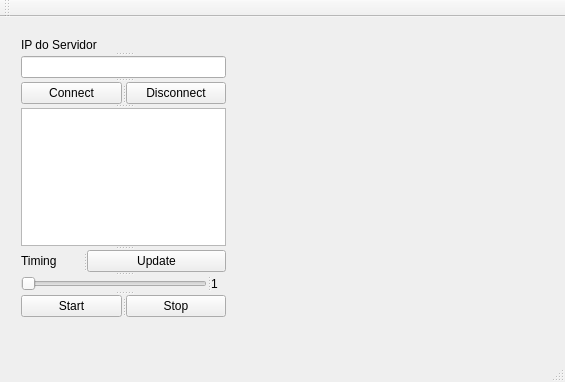
<?xml version="1.0" encoding="UTF-8"?>
<ui version="4.0">
 <class>MainWindow</class>
 <widget class="QMainWindow" name="MainWindow">
  <property name="geometry">
   <rect>
    <x>0</x>
    <y>0</y>
    <width>565</width>
    <height>382</height>
   </rect>
  </property>
  <property name="windowTitle">
   <string>MainWindow</string>
  </property>
  <widget class="QWidget" name="centralWidget">
   <widget class="QWidget" name="">
    <property name="geometry">
     <rect>
      <x>10</x>
      <y>10</y>
      <width>541</width>
      <height>301</height>
     </rect>
    </property>
    <layout class="QHBoxLayout" name="horizontalLayout" stretch="40,60">
     <item>
      <widget class="QSplitter" name="splitter_10">
       <property name="orientation">
        <enum>Qt::Vertical</enum>
       </property>
       <widget class="QSplitter" name="splitter_8">
        <property name="orientation">
         <enum>Qt::Vertical</enum>
        </property>
        <widget class="QSplitter" name="splitter_7">
         <property name="orientation">
          <enum>Qt::Vertical</enum>
         </property>
         <widget class="QLabel" name="label">
          <property name="text">
           <string>IP do Servidor</string>
          </property>
         </widget>
         <widget class="QLineEdit" name="lineEditAddress"/>
        </widget>
        <widget class="QSplitter" name="splitter">
         <property name="orientation">
          <enum>Qt::Horizontal</enum>
         </property>
         <widget class="QPushButton" name="pushButtonConnect">
          <property name="text">
           <string>Connect</string>
          </property>
         </widget>
         <widget class="QPushButton" name="pushButtonDisconnect">
          <property name="text">
           <string>Disconnect</string>
          </property>
         </widget>
        </widget>
       </widget>
       <widget class="QSplitter" name="splitter_9">
        <property name="orientation">
         <enum>Qt::Vertical</enum>
        </property>
        <widget class="QListWidget" name="listWidget"/>
        <widget class="QSplitter" name="splitter_6">
         <property name="orientation">
          <enum>Qt::Vertical</enum>
         </property>
         <widget class="QSplitter" name="splitter_4">
          <property name="orientation">
           <enum>Qt::Horizontal</enum>
          </property>
          <widget class="QLabel" name="labelTxtTiming">
           <property name="text">
            <string>Timing</string>
           </property>
          </widget>
          <widget class="QPushButton" name="pushButtonUpdate">
           <property name="text">
            <string>Update</string>
           </property>
          </widget>
         </widget>
         <widget class="QSplitter" name="splitter_5">
          <property name="orientation">
           <enum>Qt::Vertical</enum>
          </property>
          <widget class="QSplitter" name="splitter_3">
           <property name="orientation">
            <enum>Qt::Horizontal</enum>
           </property>
           <widget class="QSlider" name="horizontalSliderTiming">
            <property name="minimum">
             <number>1</number>
            </property>
            <property name="maximum">
             <number>5</number>
            </property>
            <property name="orientation">
             <enum>Qt::Horizontal</enum>
            </property>
           </widget>
           <widget class="QLabel" name="labelTiming">
            <property name="text">
             <string>1</string>
            </property>
           </widget>
          </widget>
          <widget class="QSplitter" name="splitter_2">
           <property name="orientation">
            <enum>Qt::Horizontal</enum>
           </property>
           <widget class="QPushButton" name="pushButtonStart">
            <property name="text">
             <string>Start</string>
            </property>
           </widget>
           <widget class="QPushButton" name="pushButtonStop">
            <property name="text">
             <string>Stop</string>
            </property>
           </widget>
          </widget>
         </widget>
        </widget>
       </widget>
      </widget>
     </item>
     <item>
      <widget class="Plotter" name="widget" native="true"/>
     </item>
    </layout>
   </widget>
  </widget>
  <widget class="QMenuBar" name="menuBar">
   <property name="geometry">
    <rect>
     <x>0</x>
     <y>0</y>
     <width>565</width>
     <height>21</height>
    </rect>
   </property>
  </widget>
  <widget class="QToolBar" name="mainToolBar">
   <attribute name="toolBarArea">
    <enum>TopToolBarArea</enum>
   </attribute>
   <attribute name="toolBarBreak">
    <bool>false</bool>
   </attribute>
  </widget>
  <widget class="QStatusBar" name="statusBar"/>
 </widget>
 <layoutdefault spacing="6" margin="11"/>
 <customwidgets>
  <customwidget>
   <class>Plotter</class>
   <extends>QWidget</extends>
   <header>plotter.h</header>
   <container>1</container>
  </customwidget>
 </customwidgets>
 <resources/>
 <connections>
  <connection>
   <sender>horizontalSliderTiming</sender>
   <signal>valueChanged(int)</signal>
   <receiver>labelTiming</receiver>
   <slot>setNum(int)</slot>
   <hints>
    <hint type="sourcelabel">
     <x>88</x>
     <y>313</y>
    </hint>
    <hint type="destinationlabel">
     <x>220</x>
     <y>317</y>
    </hint>
   </hints>
  </connection>
 </connections>
</ui>
